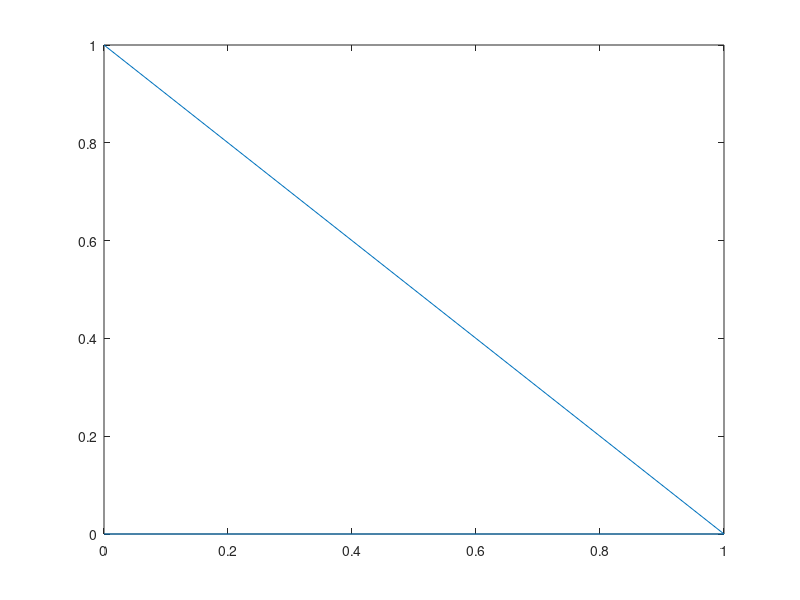

Reproduce this figure in MATLAB. (Note: this script raises an error after producing the figure.)
clc
clear
x=[0,1,0];
y=[0,0,1];

plot(x,y)

syms x23 x31 x12 y23 y31 y12 xi eta v E t;
%{
E  = 4.0*4880.0;       % [Pa]    modulo de elasticidad = 210GPa
v = 1/3;         %         coeficiente de Poisson
t  = 1;        % [m]     espesor de la losa
x23=x(2)-x(3);x31=x(3)-x(1);x12=x(1)-x(2);
y23=y(2)-y(3);y31=y(3)-y(1);y12=y(1)-y(2);
Db=E*t^3/(12*(1-v))*[1,v,0;
                    v,1,0;
                    0,0,(1-v)/2];
%}
                    
N=[2*(1-xi-eta)*(1/2-xi-eta);
   xi*(2*xi-1);
   eta*(2*eta-1);
   4*xi*eta;
   4*eta*(1-xi-eta);
   4*xi *(1-xi-eta)];

xij=[x23;x31;x12];
 
yij=[y23;y31;y12];
 
lij2=(xij.^2+yij.^2);
ak=-xij./lij2;
bk=-3/4*xij.*yij./lij2;
dk=-yij./lij2;
ek=(1/4*yij.^2-1/2*xij.^2)./lij2;
ck=(1/4*xij.^2-1/2*yij.^2)./lij2;
ek=[0;0;0;ek];
ak=[0;0;0;ak];
bk=[0;0;0;bk];
ck=[0;0;0;ck];
dk=[0;0;0;dk];

Hx=[1.5*(ak(6)*N(6)-ak(5)*N(5));
         bk(5)*N(5)+bk(6)*N(6);
    N(1)-ck(5)*N(5)-ck(6)*N(6);
    1.5*(ak(4)*N(4)-ak(6)*N(6));
         bk(6)*N(6)+bk(4)*N(4);
    N(2)-ck(6)*N(6)-ck(4)*N(4);
    1.5*(ak(5)*N(5)-ak(4)*N(4));
         bk(4)*N(4)+bk(5)*N(5);  
    N(3)-ck(4)*N(4)-ck(5)*N(5)];


Hx1=[1.5*(ak(6)*N(6) - ak(5)*N(5))
    bk(5)*N(5) + bk(6)*N(6)
    N(1) - ck(5)*N(5) - ck(6)*N(6)
    1.5*(ak(4)*N(4) - ak(6)*N(6))
    bk(4)*N(4) + bk(6)*N(6)
    N(2) - ck(4)*N(4) - ck(6)*N(6)
    1.5*(ak(5)*N(5) - ak(4)*N(4))
    bk(4)*N(4) + bk(5)*N(5)
    N(3) - ck(4)*N(4) - ck(5)*N(5)];
  
Hy=[1.5*(dk(6)*N(6)-dk(5)*N(5))
   -N(1)+ek(5)*N(5)-ek(6)*N(6)
        -bk(5)*N(5)-bk(6)*N(6)
    1.5*(dk(4)*N(4)-dk(6)*N(6))
   -N(2)+ek(6)*N(6)+ek(4)*N(4)    
        -bk(6)*N(6)-bk(4)*N(4)
    1.5*(dk(5)*N(5)-dk(4)*N(4))
   -N(3)+ek(4)*N(4)+ek(5)*N(5)
        -bk(4)*N(4)-bk(5)*N(5)];
    
    
Hy1 = [1.5*(dk(6)*N(6) - dk(5)*N(5));
       -N(1) + ek(5)*N(5) + ek(6)*N(6);
       -bk(5)*N(5) - bk(6)*N(6);
       1.5*(dk(4)*N(4) - dk(6)*N(6));
       -N(2) + ek(4)*N(4) + ek(6)*N(6);
       -bk(4)*N(4) - bk(6)*N(6);
       1.5*(dk(5)*N(5) - dk(4)*N(4));
       -N(3) + ek(4)*N(4) + ek(5)*N(5);
       -bk(4)*N(4) - bk(5)*N(5)];
dHxdxi=diff(Hx1,xi);
dHydxi=diff(Hy1,xi);

dHxdeta=diff(Hx1,eta);
dHydeta=diff(Hy1,eta);      
A2=x31*y12-x12*y31;
B = 1.0/(x31*y12 - x12*y31) * [y31*dHxdxi' + y12*dHxdeta';
                               -x31*dHydeta' - x12*dHydeta';
    -x31*dHxdxi'- x12*dHxdeta' + y31*dHydxi' + y12*dHydeta'];
K=double(A2*int(int(B'*Db*B,xi,0,1-eta),eta,0,1));
     
     
     